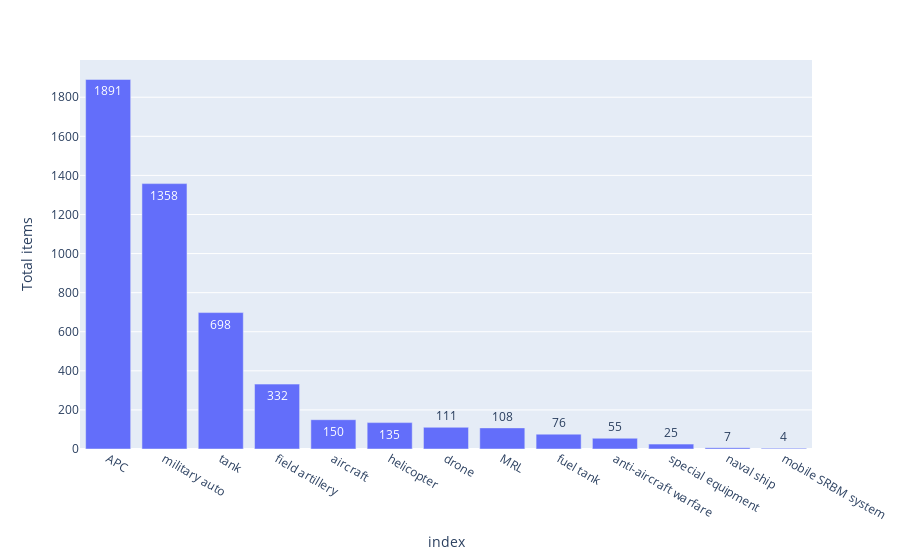

The notebook cell this image was saved under:
### Markdown cell above
## Show total items at the last day.

### Code cell
# Create a dataset with the last day

df = equipment_looses.iloc[-1:,2:].sort_values([41],axis=1, ascending=False).transpose()
df.rename(columns = {41:'Total items'}, inplace=True)

fig = px.bar(df, x = df.index, y = df['Total items'], text_auto=True)
fig.show()

### Figure 1 — Plotly figure (JSON) as saved in the notebook; plotly's stock layout.template omitted (floating-point values rounded to 4 significant figures)
{"data": [{"alignmentgroup": "True", "hovertemplate": "index=%{x}<br>Total items=%{y}<extra></extra>", "legendgroup": "", "marker": {"color": "#636efa", "pattern": {"shape": ""}}, "name": "", "offsetgroup": "", "orientation": "v", "showlegend": false, "textposition": "auto", "texttemplate": "%{y}", "type": "bar", "x": ["APC", "military auto", "tank", "field artillery", "aircraft", "helicopter", "drone", "MRL", "fuel tank", "anti-aircraft warfare", "special equipment", "naval ship", "mobile SRBM system"], "xaxis": "x", "y": [1891, 1358, 698, 332, 150, 135, 111, 108, 76, 55, 25, 7, 4], "yaxis": "y"}], "layout": {"barmode": "relative", "legend": {"tracegroupgap": 0}, "margin": {"t": 60}, "xaxis": {"anchor": "y", "domain": [0, 1], "title": {"text": "index"}}, "yaxis": {"anchor": "x", "domain": [0, 1], "title": {"text": "Total items"}}}}
